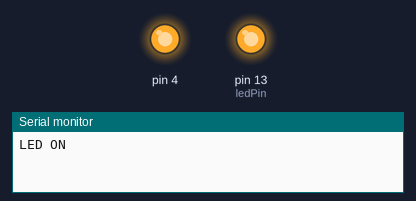
The sketch below on a simulated Arduino Uno, built with avr-gcc and run on an emulated ATmega328P. Parts: output pins drawn as LEDs (lit = HIGH), the last lines printed to the serial monitor.

Above: at 1.0 s.
At 3.0 s:
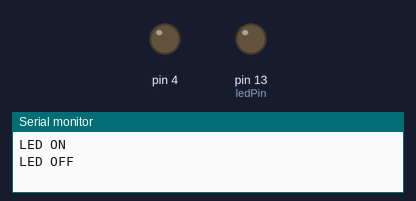
Timing chart, 0 to 5.2 s (numbered marks = the images above):
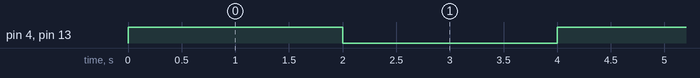

The sketch:

esp32_blink.ino
```cpp
// Подключаем необходимые библиотеки
#include <Wire.h>      // Библиотека для работы с I2C
#include <BH1750.h>    // Библиотека для датчика BH1750

const int ledPin = LED_BUILTIN;

// Создаем объект для работы с датчиком
BH1750 lightMeter;

void setup() {
  Serial.begin(115200);

  pinMode(ledPin, OUTPUT);
  pinMode(4, OUTPUT);
}

void loop() {
  digitalWrite(ledPin, HIGH);   // Включаем светодиод (HIGH - высокий уровень напряжения)
  digitalWrite(4, HIGH);
  digitalWrite(5, HIGH);
  digitalWrite(6, HIGH);
  Serial.println("LED ON");
  delay(2000);                  // Ждем одну секунду (1000 миллисекунд)
  digitalWrite(ledPin, LOW);    // Выключаем светодиод (LOW - низкий уровень напряжения)
  Serial.println("LED OFF");
  digitalWrite(4, LOW);
  digitalWrite(5, LOW);
  digitalWrite(6, LOW);
  delay(2000);


  // delay(12000);

  // Serial.println("--- Pin Definitions ---");
  // Serial.print("A0 is GPIO: ");
  // Serial.println(A0);

  // Serial.print("A1 is GPIO: ");
  // Serial.println(A1);

  // Serial.print("LED_BUILTIN is GPIO: ");
  // Serial.println(LED_BUILTIN);
  // Serial.println("---------------------");


  // Serial.println("\n--- Карта пинов для вашей платы ESP32-S3 ---");

  // // --- Аналоговые пины (псевдонимы для GPIO) ---
  // Serial.println("\n--- Аналоговые пины (ADC1) ---");
  // Serial.print("A0 = GPIO "); Serial.println(A0);
  // Serial.print("A1 = GPIO "); Serial.println(A1);
  // Serial.print("A2 = GPIO "); Serial.println(A2);
  // Serial.print("A3 = GPIO "); Serial.println(A3);
  // Serial.print("A4 = GPIO "); Serial.println(A4);
  // // На ESP32-S3 аналоговых пинов гораздо больше,
  // // но это самые стандартные "Arduino-совместимые" имена.

  // // --- Встроенные устройства ---
  // Serial.println("\n--- Встроенные устройства ---");
  // Serial.print("LED_BUILTIN = "); Serial.println(LED_BUILTIN);
  // if (LED_BUILTIN > 60) {
  //   Serial.println(" (Это 'виртуальный' пин для RGB светодиода)");
  // }

  // // --- Стандартные интерфейсы ---
  // Serial.println("\n--- Аппаратный I2C (Wire) ---");
  // Serial.print("SDA = GPIO "); Serial.println(SDA);
  // Serial.print("SCL = GPIO "); Serial.println(SCL);

  // Serial.println("\n--- Аппаратный SPI ---");
  // Serial.print("MOSI = GPIO "); Serial.println(MOSI);
  // Serial.print("MISO = GPIO "); Serial.println(MISO);
  // Serial.print("SCK = GPIO "); Serial.println(SCK);
  // Serial.print("SS (CS) = GPIO "); Serial.println(SS);

  // // --- Стандартные пины для Serial (UART0) ---
  // Serial.println("\n--- Аппаратный Serial (UART0) ---");
  // Serial.print("TX = GPIO "); Serial.println(TX);
  // Serial.print("RX = GPIO "); Serial.println(RX);

  // Serial.println("\n------------------------------------------");
}
```

Measured:
- by itself, pin 4, pin 13 (ledPin): alternates HIGH for 2.0 s and LOW for 2.0 s
